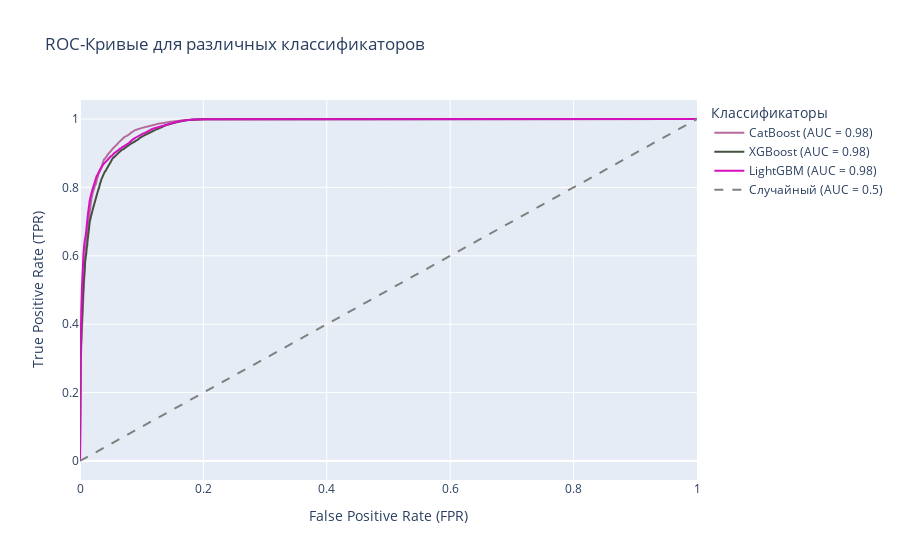

Write notebook code for a chart like this one.
### Code cell
plot_roc_curves(models_CB_XGB_LGBM['Classifiers'], X_test_neo, y_test_neo)

### Figure 1 — Plotly figure (JSON) as saved in the notebook; plotly's stock layout.template omitted (floating-point values rounded to 4 significant figures; data arrays with more than 128 entries replaced by an {"elided": "..."} marker saying what was removed)
{"data": [{"line": {"color": "#b56c9d", "width": 2}, "mode": "lines", "name": "CatBoost (AUC = 0.98)", "type": "scatter", "x": {"elided": "4078 float values"}, "y": {"elided": "4078 float values"}}, {"line": {"color": "#455042", "width": 2}, "mode": "lines", "name": "XGBoost (AUC = 0.98)", "type": "scatter", "x": {"elided": "4824 float values"}, "y": {"elided": "4824 float values"}}, {"line": {"color": "#d610bf", "width": 2}, "mode": "lines", "name": "LightGBM (AUC = 0.98)", "type": "scatter", "x": {"elided": "4994 float values"}, "y": {"elided": "4994 float values"}}, {"line": {"color": "gray", "dash": "dash", "width": 2}, "mode": "lines", "name": "Случайный (AUC = 0.5)", "type": "scatter", "x": [0, 1], "y": [0, 1]}], "layout": {"hovermode": "x unified", "legend": {"title": {"text": "Классификаторы"}}, "title": {"text": "ROC-Кривые для различных классификаторов"}, "xaxis": {"title": {"text": "False Positive Rate (FPR)"}}, "yaxis": {"title": {"text": "True Positive Rate (TPR)"}}}}
